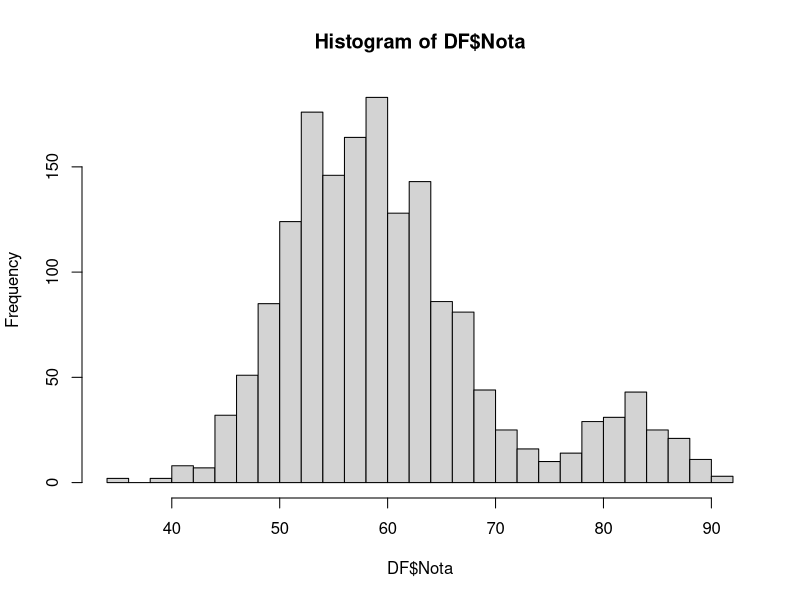
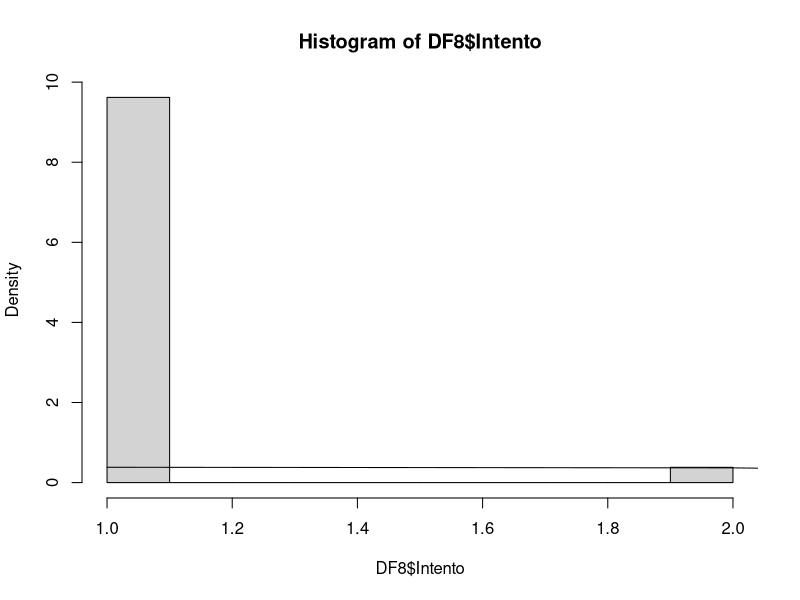
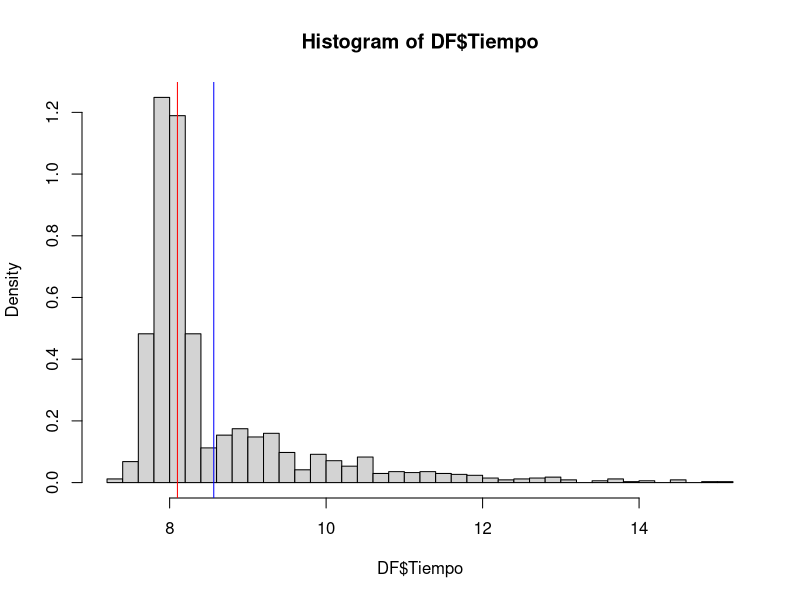

The R source for these figures, in order:
## ---- chunk 1
library(readr)
library(dplyr)
## ---- chunk 2
r <- function(x){
  return(round(x, digits = 2))
}
## ---- chunk 3
DF <- read_csv('DFB.csv')
DF
## ---- chunk 4
p1 <- 6*5*4
p2 <- 6*5*4*3*2

N <- 6
M <- 3
n <- 3

r(dhyper(3, N, N-M, N))
## ---- chunk 5
DF %>% filter(Tipo == 'B') -> DF2
## ---- chunk 6
p <- mean(DF2$Nota)
p/100 -> p
p

#valor esperado
100*p

#desviación
r(sqrt(100*p*(1-p)))
## ---- chunk 7
DF %>% filter(Tipo == 'A' & Nota >= 55) -> DF3
DF %>% filter(Tipo == 'A') -> DF4

# Jalar
p1 <- nrow(DF3)/nrow(DF)

p2 <- nrow(DF4)/nrow(DF)

p1 - p2

#Mención destacada
DF %>% filter(Tipo == 'A' & Nota > 75) -> DF5

r(nrow(DF5)/nrow(DF4))
## ---- chunk 8
# Exactamente 75 pts
DF %>% filter(Nota == 75) -> DF6
prob_75 <- nrow(DF6)/nrow(DF)
r(prob_75)

# Bayes
DF %>% filter(Nota == 75 & Tipo == 'A') -> DF7
p_A_itersec_75 <- nrow(DF7)/nrow(DF)

p_A_itersec_75/prob_75

## ---- chunk 9
summary(DF$Nota)
## ---- chunk 10
hist(DF$Nota, breaks=30)
mean(DF$Nota)
## ---- chunk 11
DF %>% filter(Nota>= 55) %>% select(Nota) %>% count()/nrow(DF)
## ---- chunk 12
DF %>% filter(Tipo == 'B' & Nota >= 55) -> DF8
DF8
## ---- chunk 13
hist(DF8$Intento, prob=TRUE)
lines(dpois(0:2, 0.96))

# media teórica
r(1/0.96)

# promedio empírico
r(mean(DF8$Intento))
## ---- chunk 14
hist(DF$Tiempo, breaks = 30, prob=TRUE)

abline(v = mean(DF$Tiempo), col = 'blue')
abline(v = median(DF$Tiempo), col = 'red')
## ---- chunk 15
nrow(DF[DF$Tiempo >= 7.75 & DF$Tiempo <= 8, ])/nrow(DF)

